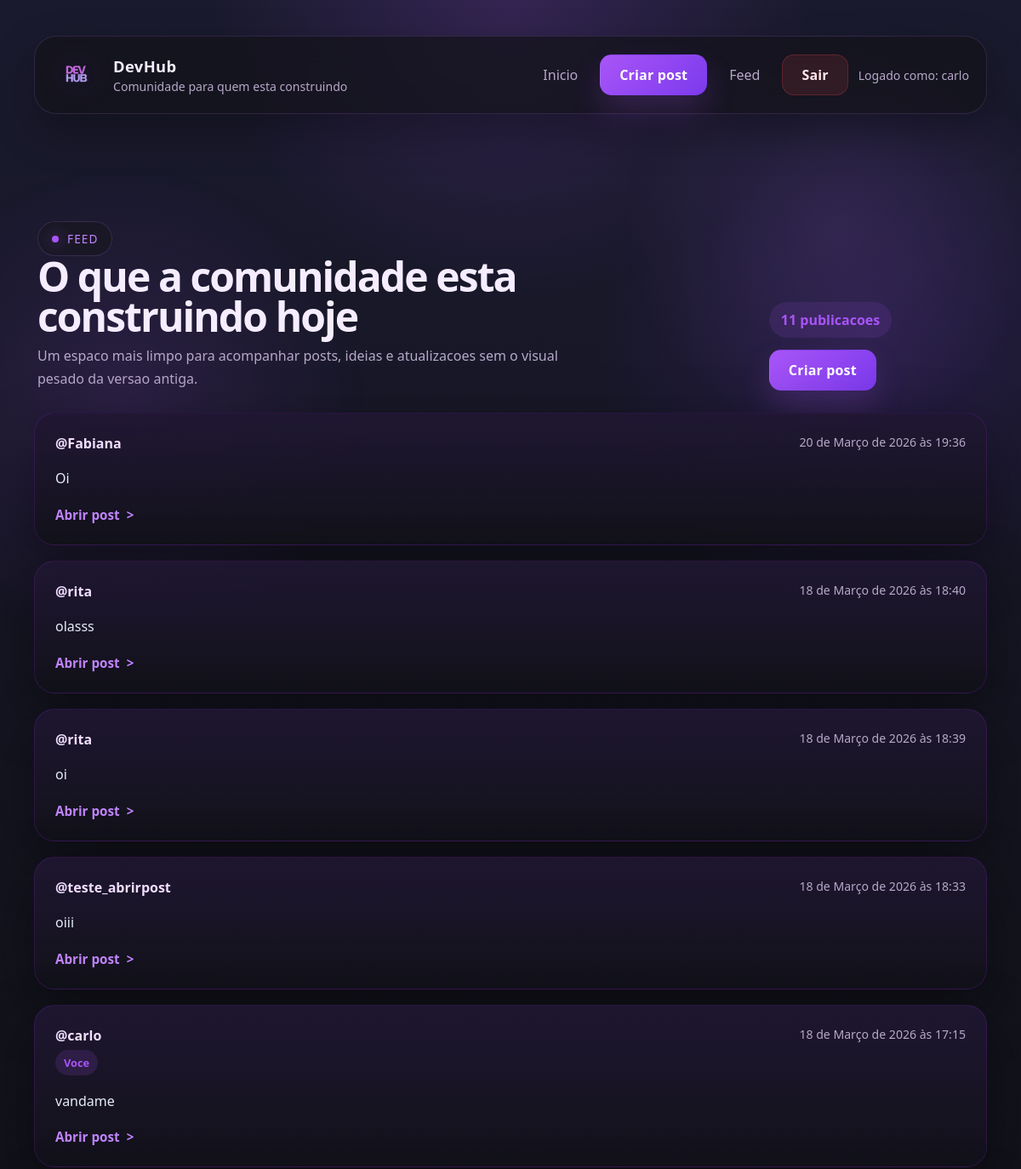
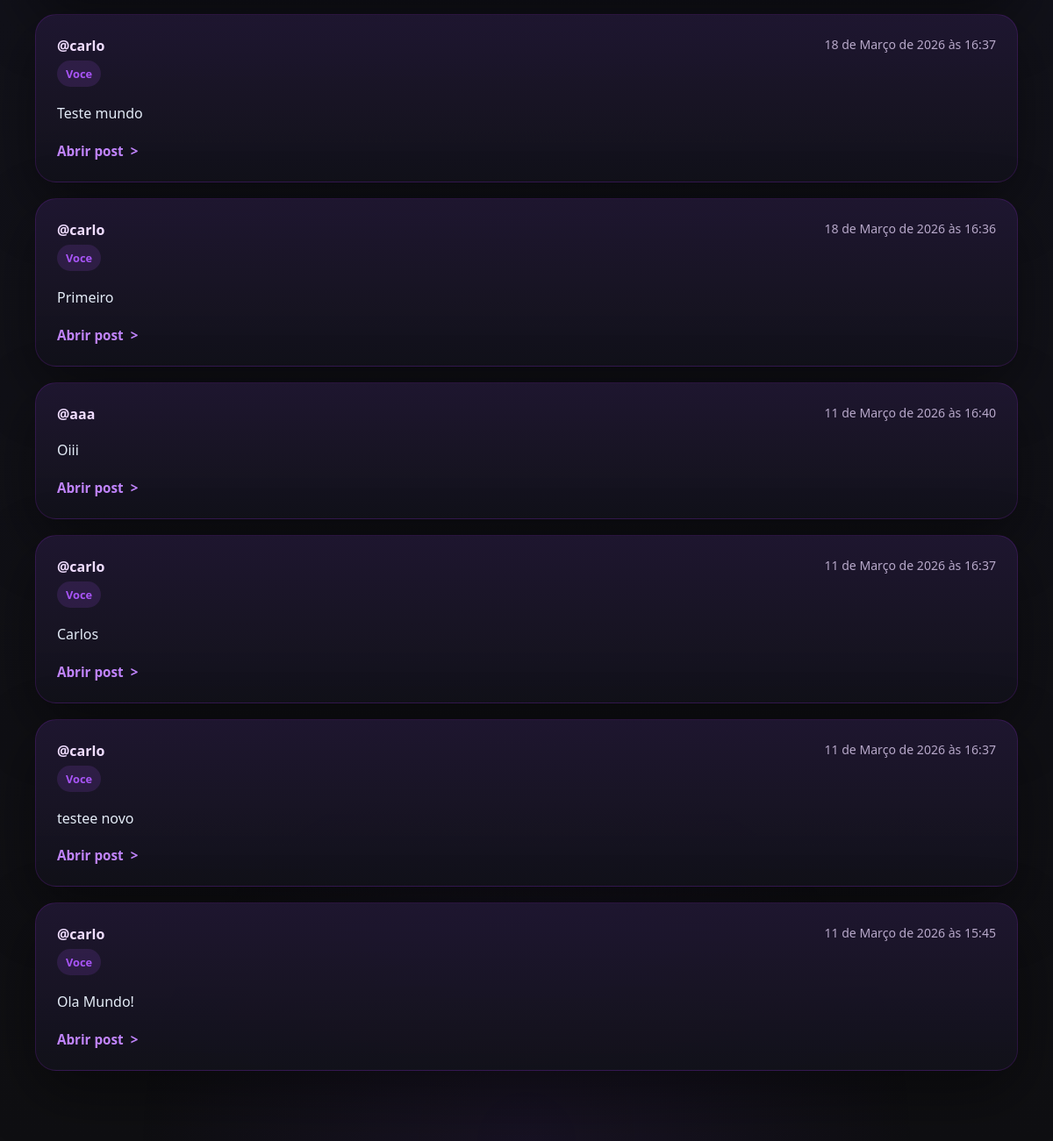
/feed/ (signed in), run on the app's committed database (2 pictures, top to bottom).
### posts/models.py (models this page shows, shortened)
class Post(models.Model):
    author = models.ForeignKey(User, on_delete=models.CASCADE)
    message = models.CharField(max_length=280, blank=False)
    created_at = models.DateTimeField(auto_now_add=True)

### posts/views.py (the view)
# urls.py: path('feed/', feed, name='feed'),
@login_required
def feed(request):
    posts = Post.objects.all().order_by("-created_at")
    return render(request, "posts/feed.html", {"posts": posts})

### posts/templates/posts/feed.html (shortened to what this page needs)
{% extends 'base.html' %}
{% block body_class %}feed-page site-page{% endblock %}
{% block content %}
<main class="site-shell feed-shell">
    <section class="feed-hero">
        <div>
            <span class="section-label">Feed</span>
            <h1>O que a comunidade esta construindo hoje</h1>
            <p>Um espaco mais limpo para acompanhar posts, ideias e atualizacoes sem o visual pesado da versao antiga.</p>
        </div>
        <div class="hero-actions">
            <span class="feed-tag">{{ posts|length }} publicacoes</span>
            <a href="/feed/create" class="btn">Criar post</a>
        </div>
    </section>
    <section class="posts-grid">
        {% for post in posts %}
        <article class="post">
            <div class="post-header">
                <div>
                    <div class="author">@{{ post.author.username }}</div>
                    {% if post.author.username == request.user.username %}
                    <span class="author-tag">Voce</span>
                    {% endif %}
                </div>
                <time class="date">{{ post.created_at }}</time>
            </div>
            <p class="post-message">{{ post.message }}</p>
            <a href="/feed/{{ post.id }}" class="post-link">Abrir post</a>
        </article>
        {% empty %}
        <div class="empty-state">
            Ainda nao existem posts por aqui. Assim que alguem publicar algo, o feed vai aparecer neste espaco.
        </div>
        {% endfor %}
    </section>
</main>
{% endblock %}

### posts/templates/base.html (shortened to what this page needs)
{% load static %}
<!DOCTYPE html>
<html lang="pt-br">
<head>
    <link rel="stylesheet" href="{% static 'posts/style.css' %}">
</head>
<body class="{% block body_class %}site-page{% endblock %}">
    <div class="base-bg"></div>
    <header class="global-nav-wrap">
        <nav class="site-shell global-navbar">
            <a href="/" class="global-brand">
                <img src="{% static 'posts/logo2.png' %}" alt="Logo do DevHub" class="global-logo">
                <div class="global-brand-copy">
                    <span class="global-brand-name">DevHub</span>
                    <span class="global-brand-tag">Comunidade para quem esta construindo</span>
                </div>
            </a>
            <div class="global-nav-links">
                <a href="/" class="global-link">Inicio</a>
                {% if request.user.is_authenticated %}
                <a href="/feed/create" class="btn">Criar post</a>
                <a href="/feed" class="global-link">Feed</a>
                <a href="/logout" class="logout-btn">Sair</a>
                <span class="global-brand-tag">Logado como: {{request.user}}</span>
                {% else %}
                <a href="/login" class="global-link">Login</a>
                <a href="/register" class="btn-outline">Criar conta</a>
                {% endif %}
            </div>
        </nav>
    </header>
    <main class="base-main">
        {% block content %}{% endblock %}
    </main>
</body>
</html>

### data on the page
Post: author.username "Fabiana", created_at "20 de Março de 2026 às 19:36", message "Oi"
Post: author.username "rita", created_at "18 de Março de 2026 às 18:40", message "olasss"
Post: author.username "rita", created_at "18 de Março de 2026 às 18:39", message "oi"
Post: author.username "teste_abrirpost", created_at "18 de Março de 2026 às 18:33", message "oiii"
Post: author.username "carlo", shows "Voce", created_at "18 de Março de 2026 às 17:15", message "vandame"
Post: author.username "carlo", shows "Voce", created_at "18 de Março de 2026 às 16:37", message "Teste mundo"
Post: author.username "carlo", shows "Voce", created_at "18 de Março de 2026 às 16:36", message "Primeiro"
Post: author.username "aaa", created_at "11 de Março de 2026 às 16:40", message "Oiii"
Post: author.username "carlo", shows "Voce", created_at "11 de Março de 2026 às 16:37", message "Carlos"
Post: author.username "carlo", shows "Voce", created_at "11 de Março de 2026 às 16:37", message "testee novo"
Post: author.username "carlo", shows "Voce", created_at "11 de Março de 2026 às 15:45", message "Ola Mundo!"

### other printed values
{{ request.user }} "carlo"
{{ posts|length }} "11"
